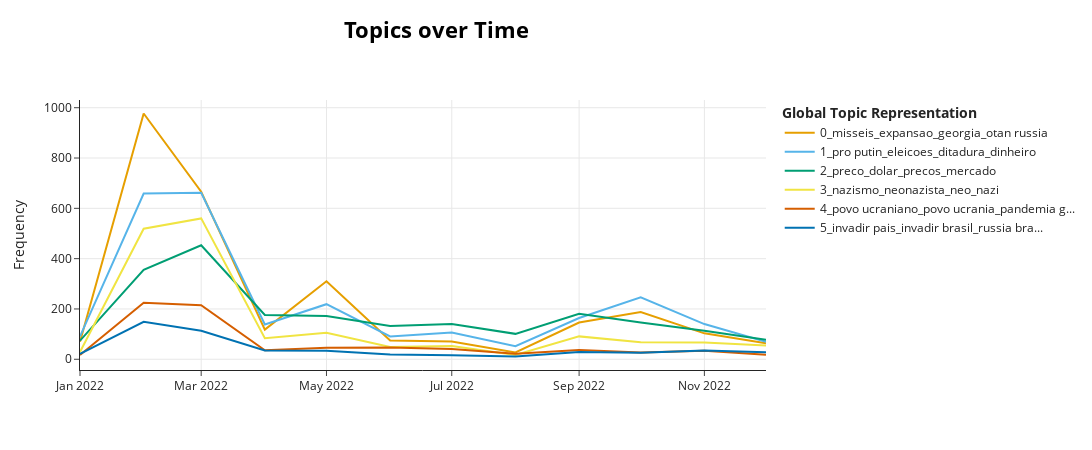

The notebook cell saved with this chart:
### Code cell
topic_model.visualize_topics_over_time(topics_over_time)

### Figure 1 — Plotly figure (JSON) as saved in the notebook; plotly's stock layout.template omitted (floating-point values rounded to 4 significant figures)
{"data": [{"hoverinfo": "text", "hovertext": ["<b>Topic 0</b><br>Words: balticos, misseis, otan russia, paises balticos, expansao", "<b>Topic 0</b><br>Words: expansao, misseis, georgia, otan russia, ucrania entrar", "<b>Topic 0</b><br>Words: misseis, expansao, georgia, otan russia, cidades", "<b>Topic 0</b><br>Words: georgia, otan russia, misseis, macron, logistica", "<b>Topic 0</b><br>Words: expansao, georgia, misseis, otan russia, adesao", "<b>Topic 0</b><br>Words: expansao, expansao otan, misseis, pode pode, portao", "<b>Topic 0</b><br>Words: segunda invasao, georgia, russa georgia, misseis, cidades", "<b>Topic 0</b><br>Words: chelsea, vendido, contra otan, blindados, posso indiretamente", "<b>Topic 0</b><br>Words: expansao, georgia, ofensiva, otan russia, misseis", "<b>Topic 0</b><br>Words: misseis, expansao, georgia, logistica, otan russia", "<b>Topic 0</b><br>Words: misseis, drones, otan russia, expansao, artilharia", "<b>Topic 0</b><br>Words: drones, otan russia, ingresso, memorando, misseis"], "marker": {"color": "#E69F00"}, "mode": "lines", "name": "0_misseis_expansao_georgia_otan russia", "type": "scatter", "x": ["2022-01-01T00:00:00.000000000", "2022-02-01T00:00:00.000000000", "2022-03-01T00:00:00.000000000", "2022-04-01T00:00:00.000000000", "2022-05-01T00:00:00.000000000", "2022-06-01T00:00:00.000000000", "2022-07-01T00:00:00.000000000", "2022-08-01T00:00:00.000000000", "2022-09-01T00:00:00.000000000", "2022-10-01T00:00:00.000000000", "2022-11-01T00:00:00.000000000", "2022-12-01T00:00:00.000000000"], "y": [70, 977, 666, 118, 310, 75, 71, 27, 146, 188, 103, 64]}, {"hoverinfo": "text", "hovertext": ["<b>Topic 1</b><br>Words: regime, proletario, secas, lider, ditadura", "<b>Topic 1</b><br>Words: pro putin, lider, putin putin, eleicoes, dinheiro", "<b>Topic 1</b><br>Words: pro putin, eleicoes, lider, dinheiro, ditadura", "<b>Topic 1</b><br>Words: saf, proposta, contrato, ronaldo, ditadura", "<b>Topic 1</b><br>Words: candidato, quanto putin, pro putin, dinheiro, lula falou", "<b>Topic 1</b><br>Words: conservador, candidato, dna, eleicoes, dilma", "<b>Topic 1</b><br>Words: pro putin, ditadura, vou falar, eleicoes, elitists", "<b>Topic 1</b><br>Words: onyx, neoliberais, burguesia, popular, neoliberalismo", "<b>Topic 1</b><br>Words: ciro, sistema, processo, pdt, turno", "<b>Topic 1</b><br>Words: eleicoes, pro putin, ditadura, urnas, turno", "<b>Topic 1</b><br>Words: sistema, urnas, eleicoes, orban, turno", "<b>Topic 1</b><br>Words: eleicoes, legitimidade, legitimidade democratica, seagal, democratica"], "marker": {"color": "#56B4E9"}, "mode": "lines", "name": "1_pro putin_eleicoes_ditadura_dinheiro", "type": "scatter", "x": ["2022-01-01T00:00:00.000000000", "2022-02-01T00:00:00.000000000", "2022-03-01T00:00:00.000000000", "2022-04-01T00:00:00.000000000", "2022-05-01T00:00:00.000000000", "2022-06-01T00:00:00.000000000", "2022-07-01T00:00:00.000000000", "2022-08-01T00:00:00.000000000", "2022-09-01T00:00:00.000000000", "2022-10-01T00:00:00.000000000", "2022-11-01T00:00:00.000000000", "2022-12-01T00:00:00.000000000"], "y": [91, 659, 662, 138, 219, 91, 106, 52, 164, 246, 140, 69]}, {"hoverinfo": "text", "hovertext": ["<b>Topic 2</b><br>Words: ouro, valioso, preco, bitcoin, dolar", "<b>Topic 2</b><br>Words: preco, dolar, mercado, dinheiro, precos", "<b>Topic 2</b><br>Words: preco, dolar, mercado, dinheiro, precos", "<b>Topic 2</b><br>Words: dolar, preco, dinheiro, precos, producao", "<b>Topic 2</b><br>Words: preco, precos, dolar, dinheiro, mercado", "<b>Topic 2</b><br>Words: preco, dolar, precos, petrobras, alta", "<b>Topic 2</b><br>Words: dolar, preco, precos, mercado, producao", "<b>Topic 2</b><br>Words: preco, precos, dolar, producao, alimentos", "<b>Topic 2</b><br>Words: preco, energia, mercado, dinheiro, gas russo", "<b>Topic 2</b><br>Words: dolar, preco, energia, mercado, dinheiro", "<b>Topic 2</b><br>Words: preco, dolar, mercado, precos, dinheiro", "<b>Topic 2</b><br>Words: dolar, preco, ouro, precos, comprar"], "marker": {"color": "#009E73"}, "mode": "lines", "name": "2_preco_dolar_precos_mercado", "type": "scatter", "x": ["2022-01-01T00:00:00.000000000", "2022-02-01T00:00:00.000000000", "2022-03-01T00:00:00.000000000", "2022-04-01T00:00:00.000000000", "2022-05-01T00:00:00.000000000", "2022-06-01T00:00:00.000000000", "2022-07-01T00:00:00.000000000", "2022-08-01T00:00:00.000000000", "2022-09-01T00:00:00.000000000", "2022-10-01T00:00:00.000000000", "2022-11-01T00:00:00.000000000", "2022-12-01T00:00:00.000000000"], "y": [74, 356, 453, 176, 172, 132, 140, 101, 181, 146, 113, 78]}, {"hoverinfo": "text", "hovertext": ["<b>Topic 3</b><br>Words: neo, nazis, nazi, todos ucranianos, neo nazis", "<b>Topic 3</b><br>Words: neonazista, nazismo, judeu, neo, nazi", "<b>Topic 3</b><br>Words: nazismo, nazi, neo, judeu, neonazista", "<b>Topic 3</b><br>Words: nazismo, nazi, neo, neonazista, xuxa", "<b>Topic 3</b><br>Words: right, nazismo, ukraine, ukrainian, far right", "<b>Topic 3</b><br>Words: nazismo, neo, noticias, neo nazistas, grupo nacional", "<b>Topic 3</b><br>Words: neo, neonazi, neo nazistas, comentaram, neonazista", "<b>Topic 3</b><br>Words: construto artificial, construto, artificial, identidade, toda moral", "<b>Topic 3</b><br>Words: nazismo, neo, judeu, nazi, exercito ucraniano", "<b>Topic 3</b><br>Words: neo, nazismo, neo nazista, tatuagens, nazi", "<b>Topic 3</b><br>Words: nazismo, neonazista, fascistas, neo, nazi", "<b>Topic 3</b><br>Words: nazismo, divisao, ss, neonazista, judeus"], "marker": {"color": "#F0E442"}, "mode": "lines", "name": "3_nazismo_neonazista_neo_nazi", "type": "scatter", "x": ["2022-01-01T00:00:00.000000000", "2022-02-01T00:00:00.000000000", "2022-03-01T00:00:00.000000000", "2022-04-01T00:00:00.000000000", "2022-05-01T00:00:00.000000000", "2022-06-01T00:00:00.000000000", "2022-07-01T00:00:00.000000000", "2022-08-01T00:00:00.000000000", "2022-09-01T00:00:00.000000000", "2022-10-01T00:00:00.000000000", "2022-11-01T00:00:00.000000000", "2022-12-01T00:00:00.000000000"], "y": [29, 519, 560, 84, 105, 49, 53, 17, 91, 68, 67, 55]}, {"hoverinfo": "text", "hovertext": ["<b>Topic 4</b><br>Words: amigos bolsonaro, viva kiev, lembrou episodio, ucrania hype, bolsonaro ucranianos", "<b>Topic 4</b><br>Words: tampa, meio fio, rio janeiro, traumatismo, traumatismo ucraniano", "<b>Topic 4</b><br>Words: povo ucraniano, pais civilizado, sabe ucrania, voluntarios, exercito ucraniano", "<b>Topic 4</b><br>Words: ucrania destruindo, ouvir dois, kkkkkkkkkk, russo ucraniano, ver guerra", "<b>Topic 4</b><br>Words: mini saia, tsc, ucrania sair, territorio ucrania, ministro defesa", "<b>Topic 4</b><br>Words: desrespeitoso ucrania, desrespeitoso, carioca, covid guerra, governadores", "<b>Topic 4</b><br>Words: ucrania amp, pandemia guerra, maior palco, kiev noises, jogavam ucrania", "<b>Topic 4</b><br>Words: fatores, oposicao culpa, concordo tbm, literalmente tocou, uteis fiscalizacao", "<b>Topic 4</b><br>Words: estah guerra, gay apaixonando, estepes ucrania, ucraniana convocado, estah", "<b>Topic 4</b><br>Words: causou guerra, ocupado ganhando, ganhando fronteira, cavalo dentes, ucrania ocupado", "<b>Topic 4</b><br>Words: ora ora, mundo militar, hoje mundo, bolsonaro caralho, proximo discurso", "<b>Topic 4</b><br>Words: 60 segundos, bayraktar lugansk, winning eleven, hmmm acha, bem segunda"], "marker": {"color": "#D55E00"}, "mode": "lines", "name": "4_povo ucraniano_povo ucrania_pandemia g...", "type": "scatter", "x": ["2022-01-01T00:00:00.000000000", "2022-02-01T00:00:00.000000000", "2022-03-01T00:00:00.000000000", "2022-04-01T00:00:00.000000000", "2022-05-01T00:00:00.000000000", "2022-06-01T00:00:00.000000000", "2022-07-01T00:00:00.000000000", "2022-08-01T00:00:00.000000000", "2022-09-01T00:00:00.000000000", "2022-10-01T00:00:00.000000000", "2022-11-01T00:00:00.000000000", "2022-12-01T00:00:00.000000000"], "y": [17, 225, 215, 36, 46, 47, 41, 22, 37, 27, 34, 18]}, {"hoverinfo": "text", "hovertext": ["<b>Topic 5</b><br>Words: guerra marinha, outros outros, contra reino, briga contra, marinha contra", "<b>Topic 5</b><br>Words: invadir pais, invadir brasil, rj, tao ostensiva, ostensiva assim", "<b>Topic 5</b><br>Words: russia brasil, extincao pais, ponte nova, pais oriente, passou limites", "<b>Topic 5</b><br>Words: pqp russia, 1939 assim, autoritaria historia, aborta mundo, virou parodia", "<b>Topic 5</b><br>Words: 2022 agora, virar padrao, aceitando derrota, zelenski manu, washington nyc", "<b>Topic 5</b><br>Words: grande exercito, espirito guerreiro, atacada sancoes, atacado patriotas, gracas banqueiros", "<b>Topic 5</b><br>Words: policia federal, culturalmente, federal, ah ambito, talvez sob", "<b>Topic 5</b><br>Words: juntaria resistencia, casos agora, fracao tamanho, golpe juntaria, raizes crime", "<b>Topic 5</b><br>Words: famosamente nunca, famosamente, zonas influencia, russia eh, perderem", "<b>Topic 5</b><br>Words: estado terrorista, russia estado, ligacao maconaria, 19 monarquistas, 80 asiatico", "<b>Topic 5</b><br>Words: visite, entregaria, russia comecou, chola, chola bebe", "<b>Topic 5</b><br>Words: estaduniense, imperio estaduniense, la governo, historia propagando, ctyz"], "marker": {"color": "#0072B2"}, "mode": "lines", "name": "5_invadir pais_invadir brasil_russia bra...", "type": "scatter", "x": ["2022-01-01T00:00:00.000000000", "2022-02-01T00:00:00.000000000", "2022-03-01T00:00:00.000000000", "2022-04-01T00:00:00.000000000", "2022-05-01T00:00:00.000000000", "2022-06-01T00:00:00.000000000", "2022-07-01T00:00:00.000000000", "2022-08-01T00:00:00.000000000", "2022-09-01T00:00:00.000000000", "2022-10-01T00:00:00.000000000", "2022-11-01T00:00:00.000000000", "2022-12-01T00:00:00.000000000"], "y": [21, 149, 113, 35, 34, 19, 16, 11, 29, 26, 35, 28]}], "layout": {"height": 450, "hoverlabel": {"bgcolor": "white", "font": {"family": "Rockwell", "size": 16}}, "legend": {"title": {"text": "<b>Global Topic Representation"}}, "title": {"font": {"color": "Black", "size": 22}, "text": "<b>Topics over Time</b>", "x": 0.4, "xanchor": "center", "y": 0.95, "yanchor": "top"}, "width": 1250, "xaxis": {"showgrid": true}, "yaxis": {"showgrid": true, "title": {"text": "Frequency"}}}}
